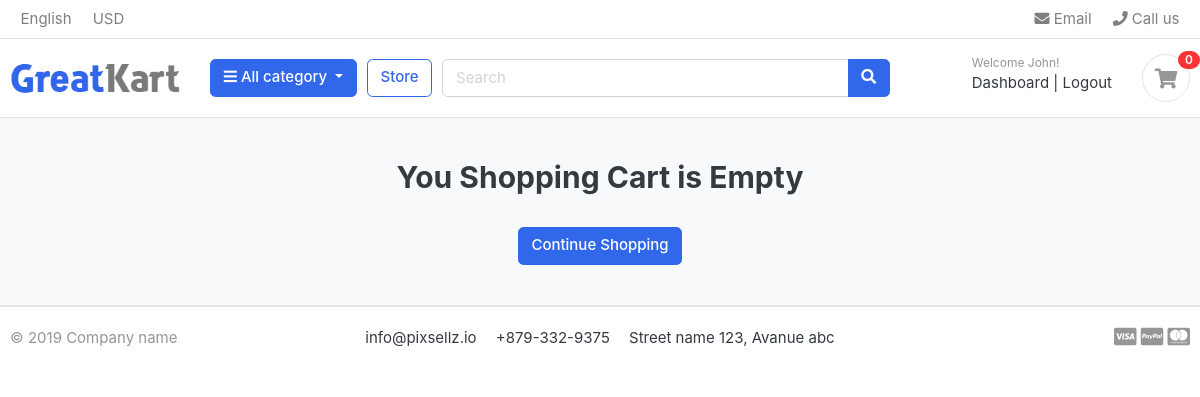
Before: /cart/ (signed in) with the older database file.
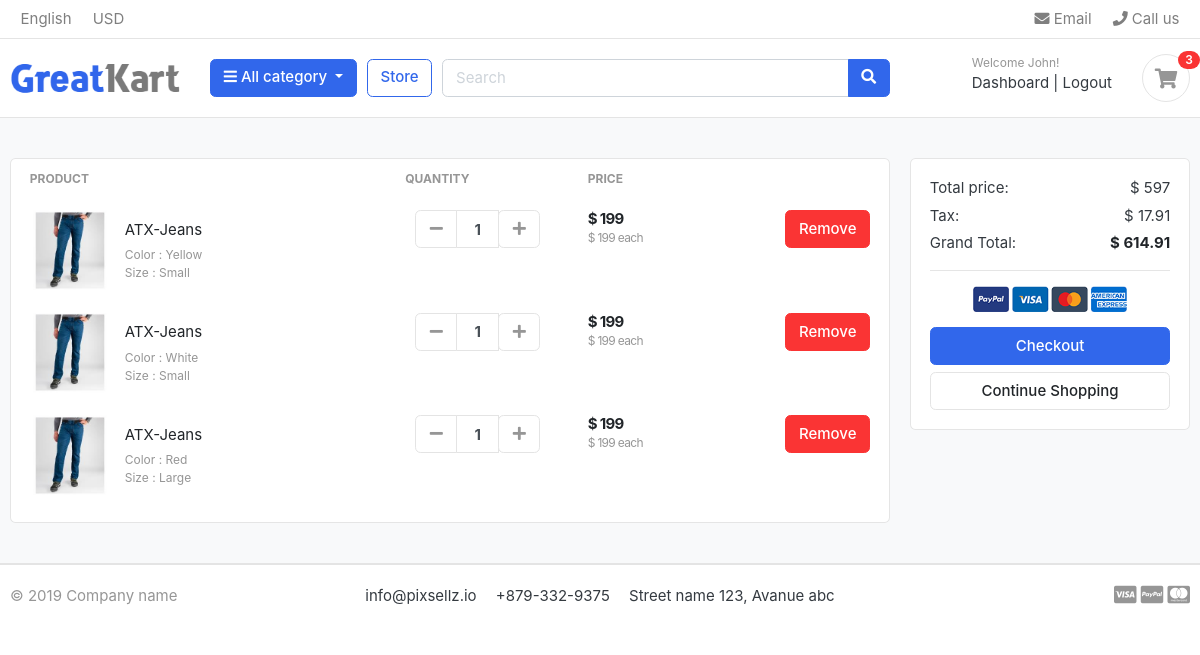
After: the same page with the newer database file.
### carts/models.py (models this page shows, shortened)
class CartItem(models.Model):
    user        = models.ForeignKey(Account, on_delete=models.CASCADE, null=True)
    product     = models.ForeignKey(Product, on_delete=models.CASCADE)
    variations  = models.ManyToManyField(Variation, blank=True)
    cart        = models.ForeignKey(Cart, on_delete=models.CASCADE, null=True)
    quantity    = models.IntegerField()
    is_active   = models.BooleanField(default=True)
    def sub_total(self):
        return self.product.price * self.quantity

### store/models.py (models this page shows, shortened)
class Product(models.Model):
    product_name    = models.CharField(max_length=200, unique=True)
    slug            = models.SlugField(max_length=200, unique=True)
    description     = models.TextField(max_length=500, blank=True)
    price           = models.IntegerField()
    images          = models.ImageField(upload_to='photos/products')
    stock           = models.IntegerField()
    is_available    = models.BooleanField(default=True)
    category        = models.ForeignKey(Category, on_delete=models.CASCADE)
    created_date    = models.DateTimeField(auto_now_add=True)
    modified_date   = models.DateTimeField(auto_now_add=True)
    def get_url(self):
        return reverse('store:product_detail', args=[self.category.slug, self.slug])

class Variation(models.Model):
    product             = models.ForeignKey(Product, on_delete=models.CASCADE)
    variation_category  = models.CharField(max_length=100, choices=variation_category_choice)
    variation_value     = models.CharField(max_length=100)
    is_active           = models.BooleanField(default=True)
    created_date        = models.DateTimeField(auto_now=True)
    objects = VariationManager()

### carts/views.py (the view)
# urls.py: path('', views.cart, name='cart'),
def cart(request, total=0, quantity=0, cart_items=None):
    try:
        tax = 0
        grand_total = 0
        if request.user.is_authenticated:
            cart_items = CartItem.objects.filter(user=request.user, is_active=True)
        else:
            cart        = Cart.objects.get(cart_id=_cart_id(request))
            cart_items  = CartItem.objects.filter(cart=cart, is_active=True)
        for cart_item in cart_items:
            total += (cart_item.product.price * cart_item.quantity)
            quantity += cart_item.quantity
        tax = (3 * total)/100
        grand_total = total + tax
    except ObjectDoesNotExist:
        pass # just ignore
    context = {
        'total': total,
        'quantity': quantity,
        'cart_items': cart_items,
        'tax': tax,
        'grand_total': grand_total,
    }
    return render(request, 'store/cart.html', context)

### carts/context_processors.py (called while the page is built)
def counter(request):
    cart_count = 0
    if 'admin' in request.path:
        return {}
    else:
        try:
            cart = Cart.objects.filter(cart_id=_cart_id(request))
            if request.user.is_authenticated:
                cart_items = CartItem.objects.all().filter(user=request.user)
            else:
                cart_items = CartItem.objects.all().filter(cart=cart[:1])
            for cart_item in cart_items:
                cart_count += cart_item.quantity
        except Cart.DoesNotExist:
            cart_count = 0
    return dict(cart_count=cart_count)

### carts/views.py (called while the page is built)
def _cart_id(request):
    cart = request.session.session_key
    if not cart:
        cart = request.session.create()
    return cart

### category/context_processors.py (called while the page is built)
def menu_links(request):
    links = Category.objects.all()
    return dict(links=links)

### category/models.py (called while the page is built)
    def get_url(self):
        return reverse('store:products_by_category', args=[self.slug])

### templates/store/cart.html (shortened to what this page needs)
{% extends "base.html" %}
{% load static %}
{% block content %}
<section class="section-content padding-y bg">
<div class="container">
{% if not cart_items %}
	<h2 class="text-center">You Shopping Cart is Empty</h2>
	<br>
	<div class="text-center">
		<a href="{% url 'store:store' %}" class="btn btn-primary">Continue Shopping</a>
	</div>
{% else %}
<div class="row">
	<aside class="col-lg-9">
<div class="card">
<table class="table table-borderless table-shopping-cart">
<thead class="text-muted">
<tr class="small text-uppercase">
  <th scope="col">Product</th>
  <th scope="col" width="120">Quantity</th>
  <th scope="col" width="120">Price</th>
  <th scope="col" class="text-right" width="200"> </th>
</tr>
</thead>
<tbody>
{% for cart_item in cart_items %}
<tr>
	<td>
		<figure class="itemside align-items-center">
			<div class="aside"><img src="{{ cart_item.product.images.url }}" class="img-sm"></div>
			<figcaption class="info">
				<a href="{{ cart_item.product.get_url }}" class="title text-dark">{{ cart_item.product.product_name }}</a>
				<p class="text-muted small">
					{% if cart_item.variations.all %}
						{% for item in cart_item.variations.all %}
							{{ item.variation_category | capfirst }} : {{ item.variation_value | capfirst }} <br>
						{% endfor %}
					{% endif %}
				</p>
			</figcaption>
		</figure>
	</td>
	<td>
					<div class="col">
						<div class="input-group input-spinner">
							<div class="input-group-prepend">
							<a href="{% url 'remove_cart' cart_item.product.id cart_item.id %}" class="btn btn-light" type="button" id="button-plus"> <i class="fa fa-minus"></i> </a>
							</div>
							<input type="text" class="form-control"  value="{{ cart_item.quantity }}">
							<div class="input-group-append">
								<form action="{% url 'add_cart' cart_item.product.id %}" method="POST">
									<button class="btn btn-light" type="submit" id="button-minus"> <i class="fa fa-plus"></i> </button>
								</form>
							</div>
						</div>
					</div>
	</td>
	<td>
		<div class="price-wrap">
			<var class="price">$ {{ cart_item.sub_total }}</var>
			<small class="text-muted"> $ {{ cart_item.product.price }} each </small>
		</div>
	</td>
	<td class="text-right">
	<a href="{% url 'remove_cart_item' cart_item.product.id cart_item.id %}" class="btn btn-danger" onclick="return confirm('Are you sure you want to delete this item?')"> Remove</a>
	</td>
</tr>
{% endfor %}
</tbody>
</table>
</div>
	</aside>
	<aside class="col-lg-3">
		<div class="card">
		<div class="card-body">
			<dl class="dlist-align">
			  <dt>Total price:</dt>
			  <dd class="text-right">$ {{ total }}</dd>
			</dl>
			<dl class="dlist-align">
			  <dt>Tax:</dt>
			  <dd class="text-right"> $ {{ tax }}</dd>
			</dl>
			<dl class="dlist-align">
			  <dt>Grand Total:</dt>
			  <dd class="text-right text-dark b"><strong>$ {{ grand_total }}</strong></dd>
			</dl>
			<hr>
			<p class="text-center mb-3">
				<img src="{% static './images/misc/payments.png' %}" height="26">
			</p>
			<a href="{% url 'checkout' %}" class="btn btn-primary btn-block"> Checkout </a>
			<a href="{% url 'store:store' %}" class="btn btn-light btn-block">Continue Shopping</a>
		</div>
		</div>
</aside>
</div>
{% endif %}
</div>
</section>
{% endblock content %}

### templates/includes/navbar.html (shortened to what this page needs)
{% load static %}
<header class="section-header">
    <nav class="navbar p-md-0 navbar-expand-sm navbar-light border-bottom">
        <div class="container">
            <div class="collapse navbar-collapse" id="navbarTop4">
                <ul class="navbar-nav mr-auto">
                    <li class="nav-item dropdown">
                        <a href="#" class="nav-link">   English </a>
                    </li>
                    <li class="nav-item dropdown">
                        <a href="#" class="nav-link"> USD </a>
                    </li>
                </ul>
                <ul class="navbar-nav">
                    <li><a href="#" class="nav-link"> <i class="fa fa-envelope"></i> Email </a></li>
                    <li><a href="#" class="nav-link"> <i class="fa fa-phone"></i> Call us </a></li>
                </ul>
            </div>
        </div>
    </nav>
    <section class="header-main border-bottom">
        <div class="container">
            <div class="row align-items-center">
                <div class="col-lg-2 col-md-3 col-6">
                    <a href="{% url 'home' %}" class="brand-wrap">
                        <img class="logo" src="{% static './images/logo.png' %}">
                    </a>
                </div>
                <div class="col-lg col-sm col-md col-6 flex-grow-0">
                    <div class="category-wrap dropdown d-inline-block float-right">
                        <button type="button" class="btn btn-primary dropdown-toggle" data-toggle="dropdown">
                            <i class="fa fa-bars"></i> All category
                        </button>
                    </div>
                </div>
                <a href="{% url 'store:store' %}" class="btn btn-outline-primary">Store</a>
                <div class="col-lg  col-md-6 col-sm-12 col">
                    <form action="{% url 'store:search' %}" class="search" method='GET'>
                        <div class="input-group w-100">
                            <input type="text" class="form-control" style="width:60%;" placeholder="Search" name="keyword" required>
                            <div class="input-group-append">
                            <button class="btn btn-primary" type="submit">
                                <i class="fa fa-search"></i>
                            </button>
                            </div>
                        </div>
                    </form>
                </div>
                <div class="col-lg-3 col-sm-6 col-8 order-2 order-lg-3">
                    <div class="d-flex justify-content-end mb-3 mb-lg-0">
                        {% if user.id is None %}
                            <div class="widget-header">
                                <small class="title text-muted">Welcome guest!</small>
                                <div>
                                    <a href="{% url 'login' %}">Sign in</a> <span class="dark-transp"> | </span>
                                    <a href="{% url 'register' %}"> Register</a>
                                </div>
                            </div>
                        {% else %}
                            <div class="widget-header">
                                <small class="title text-muted">Welcome {{ user.first_name }}!</small>
                                <div>
                                    <a href="{% url 'dashboard' %}">Dashboard</a> <span class="dark-transp"> | </span>
                                    <a href="{% url 'logout' %}"> Logout</a>
                                </div>
                            </div>
                        {% endif %}
                        <a href="{% url 'cart' %}" class="widget-header pl-3 ml-3">
                            <div class="icon icon-sm rounded-circle border"><i class="fa fa-shopping-cart"></i></div>
                            <span class="badge badge-pill badge-danger notify">{{ cart_count }}</span>
                        </a>
                    </div>
                </div>
            </div>
        </div>
    </section>
</header>

Changed rows visible on the page:
added CartItem: product.images (picture), product.product_name "ATX-Jeans", quantity "1", sub_total "199", product.price "199"
now on this page (row unchanged): Variation: variation_category "Color", variation_value "Yellow", shown under "ATX-Jeans"
now on this page (row unchanged): Variation: variation_category "Size", variation_value "Small"
added CartItem: product.images (picture), product.product_name "ATX-Jeans", quantity "1", sub_total "199", product.price "199"
now on this page (row unchanged): Variation: variation_category "Color", variation_value "White", shown under "ATX-Jeans"
added CartItem: product.images (picture), product.product_name "ATX-Jeans", quantity "1", sub_total "199", product.price "199"
now on this page (row unchanged): Variation: variation_category "Color", variation_value "Red", shown under "ATX-Jeans"
now on this page (row unchanged): Variation: variation_category "Size", variation_value "Large", shown under "ATX-Jeans"
Other visible differences:
{{ cart_count }}: "0" → "3"
{{ total }}: (not shown) → "597"
{{ tax }}: (not shown) → "17.91"
{{ grand_total }}: (not shown) → "614.91"
text no longer shown: "You Shopping Cart is Empty"
text now shown: "PRODUCT QUANTITY PRICE Total price: $ Tax: $ Grand Total: $ Checkout"
